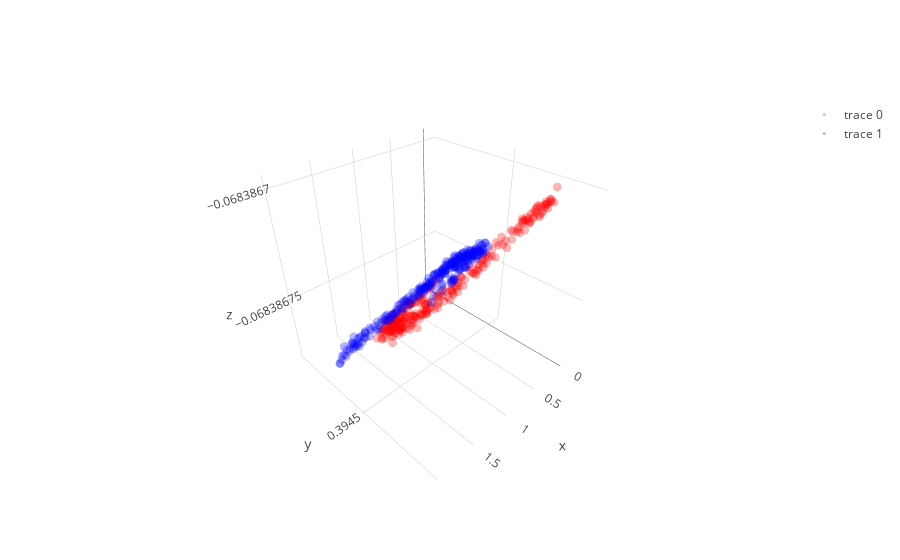

This figure's notebook cell:
### Code cell
# with all scale
expand_dim = 3
w1 = np.random.randn(2,expand_dim)
m1 = np.zeros_like(w1)
w2 = np.random.randn(expand_dim,1)
m2 = np.zeros_like(w2)

a  = np.ones(expand_dim); 
ma = np.zeros_like(a)
b  = np.ones(expand_dim); 
mb = np.zeros_like(b)
c  = np.zeros(expand_dim)
mc = np.zeros_like(c)

w1 = _sym_decorrelation(w1)
w2 = w2/(np.sqrt(np.sum(w2**2))+1e-8)

temp_X = np.copy(X); mini_batch_size = 10

for iter in range(2000):
    cum_loss = 0; temp_X   = shuffle(temp_X)
    
    for mini_batch in range(0,len(X),mini_batch_size):
        current_batch = temp_X[mini_batch:mini_batch+mini_batch_size]
        
        layer1  = current_batch @ w1 
        layer1a = a*g(b*layer1)+c
        layer2  = layer1a       @ w2 
        loss    = (w2.T @ layer1a.T @ layer1a @ w2).mean() + (w1.T @ current_batch.T @ current_batch @ w1).mean()
        
        grad2 = (np.eye(1)+layer1a.T@layer1a)@w2
        grad1a= -2*layer1a@w2@w2.T
        grada = grad1a*g(b*layer1)
        gradb = grad1a*a*g_grad(b*layer1)*layer1
        gradc = grad1a
        grad1 = current_batch.T @(grad1a*a*g_grad(b*layer1)*b) - 2*current_batch.T @ current_batch @ w1 
        
        m2 = m2 + 0.9*grad2
        w2 = w2 - 0.000001  * m2 
        
        ma = ma + 0.9*grada
        a = a -   0.00009    * ma.mean(0)
        
        mb = mb + 0.9*gradb
        b = b -   0.00009    * mb.mean(0) 
        
        mc = mc + 0.9*gradc
        c = c -   0.000009   * mc.mean(0) 
        
        m1 = m1 + 0.9*grad1
        w1 = w1 - 0.000001  * m1 
        
        w1 = _sym_decorrelation(w1)
        w2 = w2/(np.sqrt(np.sum(w2**2)+1e-8))
        a = a/(np.sqrt(np.sum(a**2)+1e-8))
        b = b/(np.sqrt(np.sum(b**2)+1e-8))
        c = c/(np.sqrt(np.sum(c**2)+1e-8))

#         a  = (a-a.mean())/a.std()
#         b  = (b-b.mean())/b.std()
#         c  = (c-c.mean())/c.std()
        cum_loss = cum_loss + loss.mean()
        
    if iter%500==0:print('Iter : ',iter," Loss: ",cum_loss)

# projection
projected_mine = (a*g(b*(X @ w1))+c) @ w2

plt.figure(figsize=(20,5))
plt.subplot(1, 3, 1)
plt.scatter(X[y==0, 0], X[y==0, 1], color='red', alpha=0.5)
plt.scatter(X[y==1, 0], X[y==1, 1], color='blue', alpha=0.5)
plt.quiver(X.mean(0)[0], X.mean(0)[1], evector[0,0],evector[0,1], color=['b'], scale=2.5)
plt.quiver(X.mean(0)[0], X.mean(0)[1], evector[1,0],evector[1,1], color=['g'], scale=2.5)

plt.subplot(1, 3, 2,projection='3d')
one_layer_project = (a*g(b*(X @ w1))+c)
plt.scatter(one_layer_project[:,0],one_layer_project[:,1],one_layer_project[:,2], color='red')

plt.subplot(1, 3, 3)
plt.scatter(projected_mine[y==0], np.zeros((len(projected_mine)//2)),  color='red', alpha=0.05)
plt.scatter(projected_mine[y==1], np.zeros((len(projected_mine)//2)), color='blue', alpha=0.05)
plt.show()

trace1 = go.Scatter3d(
    x=one_layer_project[y==0,0],
    y=one_layer_project[y==0,1],
    z=one_layer_project[y==0,2],
    mode='markers',
    line=dict(color='red',width=0.5),
    marker=dict(size=3,opacity=0.3)
)
trace2 = go.Scatter3d(
    x=one_layer_project[y==1,0],
    y=one_layer_project[y==1,1],
    z=one_layer_project[y==1,2],
    mode='markers',
    line=dict(color='blue',width=0.5),
    marker=dict(size=3,opacity=0.3)
)
data = [trace1,trace2]
fig  = go.Figure(data=data)
iplot(fig)

### Figure 1 — Plotly figure (JSON) as saved in the notebook; plotly's stock layout.template omitted (floating-point values rounded to 4 significant figures; data arrays with more than 128 entries replaced by an {"elided": "..."} marker saying what was removed)
{"data": [{"line": {"color": "red", "width": 0.5}, "marker": {"opacity": 0.3, "size": 3}, "mode": "markers", "type": "scatter3d", "uid": "26856037-b442-4fb4-9b6e-4fe85e3cf884", "x": {"elided": "250 float values"}, "y": {"elided": "250 float values"}, "z": {"elided": "250 float values"}}, {"line": {"color": "blue", "width": 0.5}, "marker": {"opacity": 0.3, "size": 3}, "mode": "markers", "type": "scatter3d", "uid": "81ac55b7-18df-4bc5-9a85-d3e8909d6731", "x": {"elided": "250 float values"}, "y": {"elided": "250 float values"}, "z": {"elided": "250 float values"}}], "layout": {}}
